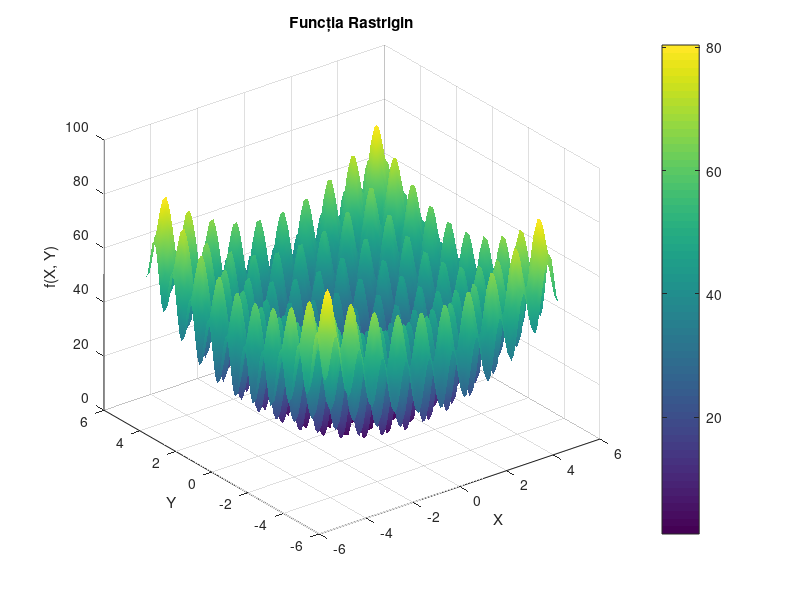
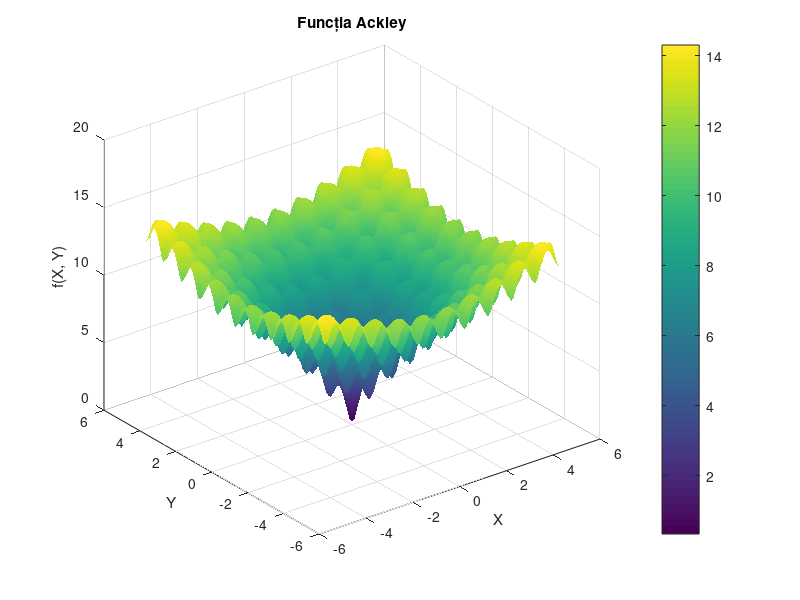
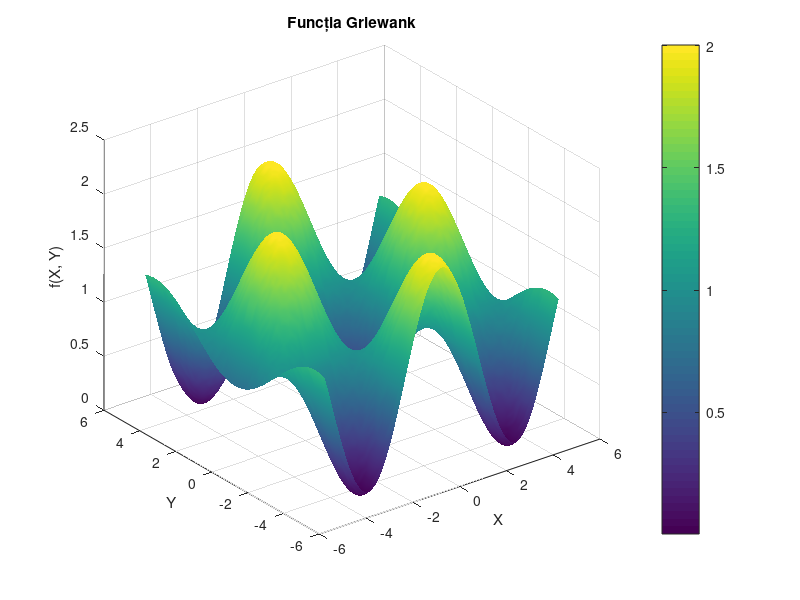

Write MATLAB code to recreate these figures, in order.
clc; clear; close all;
x = linspace(-5, 5, 100);
y = linspace(-5, 5, 100);
[X, Y] = meshgrid(x, y);

%% 1. Funcția Rastrigin
Z_rastrigin = 20 + X.^2 + Y.^2 - 10*(cos(2*pi*X) + cos(2*pi*Y));

figure;
surf(X, Y, Z_rastrigin);
xlabel('X'); ylabel('Y'); zlabel('f(X, Y)');
title('Funcția Rastrigin');
colorbar;
shading interp;

%% 2. Funcția Ackley
Z_ackley = -20 * exp(-0.2 * sqrt(0.5*(X.^2 + Y.^2))) ...
           - exp(0.5 * (cos(2*pi*X) + cos(2*pi*Y))) + exp(1) + 20;

figure;
surf(X, Y, Z_ackley);
xlabel('X'); ylabel('Y'); zlabel('f(X, Y)');
title('Funcția Ackley');
colorbar;
shading interp;

%% 3. Funcția Griewank
Z_griewank = (X.^2 + Y.^2)/4000 - cos(X) .* cos(Y./sqrt(2)) + 1;

figure;
surf(X, Y, Z_griewank);
xlabel('X'); ylabel('Y'); zlabel('f(X, Y)');
title('Funcția Griewank');
colorbar;
shading interp;
